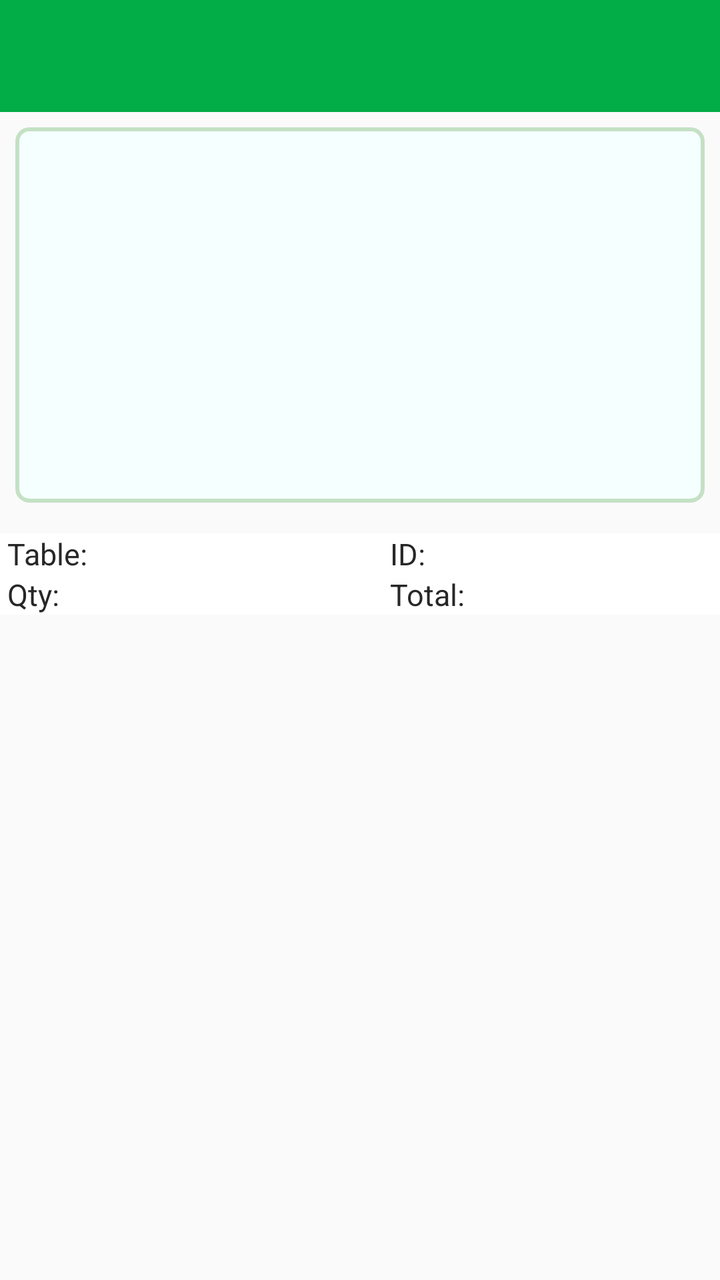
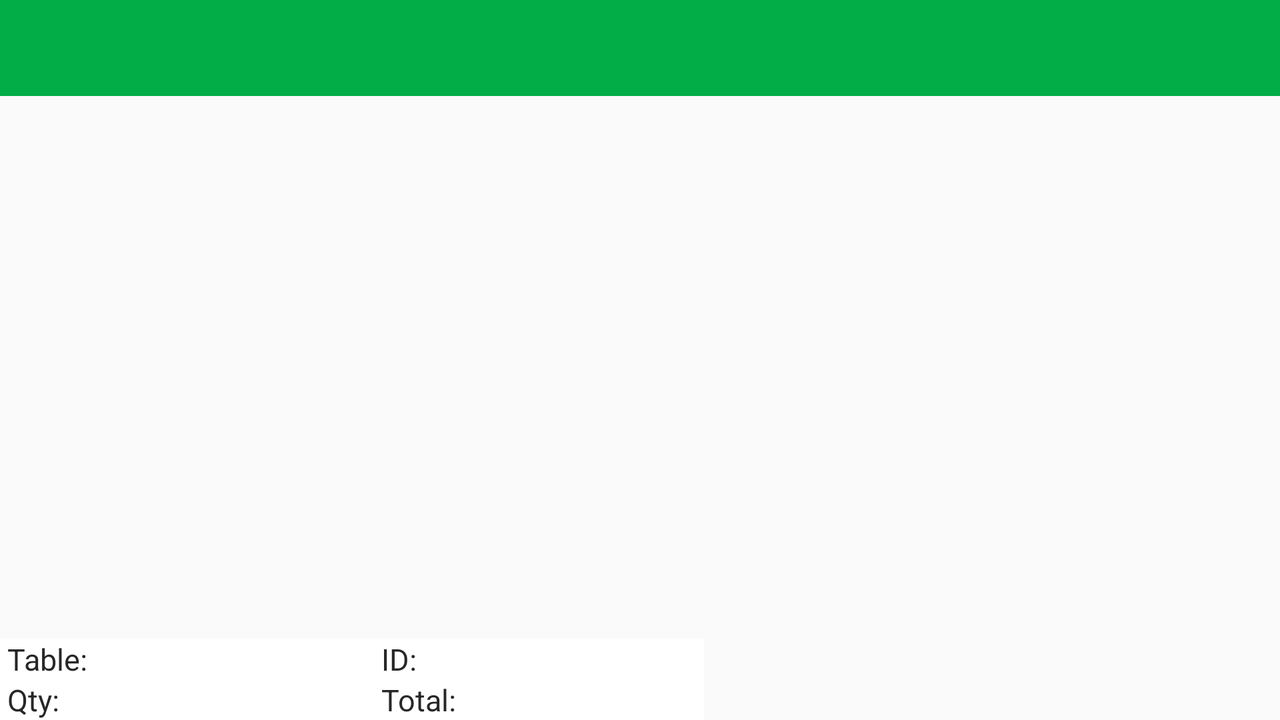

Two renders of one Android screen. The first uses the default layout on a phone; the second uses the alternative layout the repository ships for a different screen configuration, on a matching device. The two XML files are below.
<!-- AndroidManifest.xml: application theme AppTheme -->
<!-- res/layout/activity_order.xml -->
<?xml version="1.0" encoding="utf-8"?>
<android.support.v4.widget.DrawerLayout xmlns:android="http://schemas.android.com/apk/res/android"
    xmlns:tools="http://schemas.android.com/tools"
    xmlns:app="http://schemas.android.com/apk/res-auto"
    android:id="@+id/drawer_layout_management"
    android:layout_width="match_parent"
    android:layout_height="match_parent"
    android:fitsSystemWindows="true"
    tools:openDrawer="start">

    <LinearLayout android:id="@+id/linear_order"
        android:layout_width="match_parent"
        android:layout_height="match_parent"
        android:orientation="vertical">

        <ProgressBar
            android:id="@+id/order_progress"
            android:layout_gravity="center"
            android:visibility="gone"
            android:layout_width="wrap_content"
            android:layout_height="wrap_content"
            style="?android:attr/progressBarStyle" />

        <LinearLayout
            android:id="@+id/order_form"
            android:orientation="vertical"
            android:layout_width="match_parent"
            android:layout_height="match_parent">

            <android.support.v7.widget.Toolbar
                android:id="@+id/tool_title_management"
                android:layout_width="match_parent"
                android:layout_height="?attr/actionBarSize"
                android:background="@color/green"
                android:theme="@style/AppTheme.AppBarOverlay"
                app:popupTheme="@style/AppTheme.PopupOverlay" />

            <android.support.v7.widget.RecyclerView
                android:id="@+id/recycler_order"
                android:background="@drawable/bg_item_order"
                android:paddingTop="@dimen/dp10"
                android:paddingBottom="@dimen/dp10"
                android:layout_margin="@dimen/dp10"
                android:layout_width="match_parent"
                android:layout_height="@dimen/dp250" />

            <android.support.design.widget.CoordinatorLayout
                android:id="@+id/main_content"
                android:fitsSystemWindows="true"
                android:layout_width="match_parent"
                android:layout_height="match_parent">

                <android.support.design.widget.AppBarLayout
                    android:id="@+id/appbar_order"
                    android:paddingTop="@dimen/dp10"
                    android:elevation="@dimen/dp60"
                    android:background="@null"
                    android:layout_width="match_parent"
                    android:layout_height="wrap_content"
                    android:fitsSystemWindows="true"
                    android:theme="@style/AppTheme.AppBarOverlay"
                    tools:targetApi="lollipop">

                    <android.support.design.widget.CollapsingToolbarLayout
                        android:layout_width="match_parent"
                        android:layout_height="match_parent"
                        android:fitsSystemWindows="true"
                        app:contentScrim="@null"
                        app:layout_scrollFlags="scroll|exitUntilCollapsed">

                        <LinearLayout
                            android:background="@color/white"
                            android:orientation="vertical"
                            android:fitsSystemWindows="true"
                            android:layout_width="match_parent"
                            android:layout_height="match_parent">

                            <LinearLayout
                                android:weightSum="12"
                                android:paddingStart="@dimen/dp5"
                                android:paddingEnd="@dimen/dp5"
                                android:orientation="horizontal"
                                android:layout_width="match_parent"
                                android:layout_height="wrap_content">

                                <TextView
                                    android:text="@string/msg_table"
                                    android:textSize="@dimen/sp20"
                                    android:layout_weight="2.5"
                                    android:textColor="#282727"
                                    android:gravity="center_vertical|start"
                                    android:layout_width="0dp"
                                    android:layout_height="match_parent" />

                                <TextView
                                    android:id="@+id/text_table_name"
                                    android:textSize="@dimen/sp20"
                                    android:textColor="@color/colorAccent"
                                    android:layout_marginStart="@dimen/dp10"
                                    android:layout_marginEnd="@dimen/dp6"
                                    android:gravity="center_vertical|start"
                                    android:layout_weight="4"
                                    android:layout_width="0dp"
                                    android:layout_height="match_parent" />

                                <TextView
                                    android:text="@string/msg_id"
                                    android:textSize="@dimen/sp20"
                                    android:textColor="#282727"
                                    android:layout_weight="2"
                                    android:gravity="center_vertical|start"
                                    android:layout_width="0dp"
                                    android:layout_height="match_parent" />

                                <TextView
                                    android:id="@+id/text_order_id"
                                    android:textSize="@dimen/sp20"
                                    android:textColor="@color/colorAccent"
                                    android:layout_marginStart="@dimen/dp10"
                                    android:layout_marginEnd="@dimen/dp2"
                                    android:gravity="center_vertical|start"
                                    android:layout_weight="4"
                                    android:layout_width="0dp"
                                    android:layout_height="match_parent"  />
                            </LinearLayout>
                            <LinearLayout
                                android:weightSum="12"
                                android:paddingStart="@dimen/dp5"
                                android:paddingEnd="@dimen/dp5"
                                android:orientation="horizontal"
                                android:layout_width="match_parent"
                                android:layout_height="wrap_content">

                                <TextView
                                    android:text="@string/msg_qty"
                                    android:textSize="@dimen/sp20"
                                    android:textColor="#282727"
                                    android:gravity="center_vertical|start"
                                    android:layout_weight="2.5"
                                    android:layout_width="0dp"
                                    android:layout_height="match_parent" />

                                <TextView
                                    android:id="@+id/text_qty"
                                    android:textSize="@dimen/sp20"
                                    android:textColor="@color/colorAccent"
                                    android:layout_marginStart="@dimen/dp10"
                                    android:gravity="center_vertical|start"
                                    android:layout_marginEnd="@dimen/dp6"
                                    android:layout_weight="4"
                                    android:layout_width="0dp"
                                    android:layout_height="match_parent" />

                                <TextView
                                    android:text="@string/msg_total"
                                    android:textSize="@dimen/sp20"
                                    android:textColor="#282727"
                                    android:layout_weight="2"
                                    android:gravity="center_vertical|start"
                                    android:layout_width="0dp"
                                    android:layout_height="match_parent" />

                                <TextView
                                    android:id="@+id/text_total"
                                    android:textSize="@dimen/sp20"
                                    android:textColor="@color/colorAccent"
                                    android:layout_marginStart="@dimen/dp10"
                                    android:layout_marginEnd="@dimen/dp2"
                                    android:gravity="center_vertical|start"
                                    android:layout_weight="4"
                                    android:layout_width="0dp"
                                    android:layout_height="match_parent" />
                            </LinearLayout>

                            <Button android:id="@+id/btn_payment"
                                android:textSize="@dimen/sp22"
                                android:textStyle="bold|italic"
                                android:text="@string/action_payment"
                                android:background="@color/transparent"
                                android:textColor="#6e005e"
                                android:visibility="gone"
                                android:layout_gravity="center_horizontal"
                                android:layout_width="match_parent"
                                android:layout_height="wrap_content" />

                        </LinearLayout>

                    </android.support.design.widget.CollapsingToolbarLayout>
                </android.support.design.widget.AppBarLayout>

                <LinearLayout
                    android:weightSum="10"
                    android:padding="@dimen/dp10"
                    android:orientation="horizontal"
                    android:layout_width="match_parent"
                    android:layout_height="match_parent"
                    app:layout_behavior="@string/appbar_scrolling_view_behavior">

                    <android.support.v7.widget.RecyclerView
                        android:id="@+id/recycler_food"
                        android:padding="@dimen/dp10"
                        android:layout_weight="8"
                        android:layout_width="0dp"
                        android:layout_height="match_parent" />

                    <android.support.v7.widget.RecyclerView
                        android:id="@+id/recycler_food_kind"
                        android:padding="@dimen/dp10"
                        android:layout_weight="2"
                        android:layout_width="0dp"
                        android:layout_height="match_parent" />
                </LinearLayout>
            </android.support.design.widget.CoordinatorLayout>
        </LinearLayout>

    </LinearLayout>
</android.support.v4.widget.DrawerLayout>
<!-- resources referenced by this layout -->
<resources>
  <color name="colorAccent">#FF4081</color>
  <color name="green">#02ac46</color>
  <color name="transparent">#00ffffff</color>
  <color name="white">#fff</color>
  <!-- from res/values-sw360dp/ -->
  <dimen name="dp10">7.5dp</dimen>
  <!-- from res/values-sw360dp/ -->
  <dimen name="dp2">1.5dp</dimen>
  <!-- from res/values-sw360dp/ -->
  <dimen name="dp250">187.5dp</dimen>
  <!-- from res/values-sw360dp/ -->
  <dimen name="dp5">3.75dp</dimen>
  <!-- from res/values-sw360dp/ -->
  <dimen name="dp6">4.5dp</dimen>
  <!-- from res/values-sw360dp/ -->
  <dimen name="dp60">45.0dp</dimen>
  <!-- from res/values-sw360dp/ -->
  <dimen name="sp20">15.0sp</dimen>
  <!-- from res/values-sw360dp/ -->
  <dimen name="sp22">16.5sp</dimen>
  <!-- drawable bg_item_order (drawable) -->
  <?xml version="1.0" encoding="utf-8"?>
  <shape xmlns:android="http://schemas.android.com/apk/res/android"
      android:shape="rectangle">
      <solid android:color="#f6f6ffff" />
      <corners android:radius="@dimen/dp8" />
      <stroke android:color="#c4e1c4" android:width="2dip" />
  </shape>
  <string name="action_payment">Payment</string>
  <string name="msg_id" translatable="false">ID:</string>
  <string name="msg_qty">Qty:</string>
  <string name="msg_table">Table:</string>
  <string name="msg_total">Total:</string>
  <style name="AppTheme.AppBarOverlay" parent="ThemeOverlay.AppCompat.Dark.ActionBar" />
  <style name="AppTheme.PopupOverlay" parent="ThemeOverlay.AppCompat.Light" />
  <style name="AppTheme" parent="Theme.AppCompat.Light.NoActionBar">
          
          <item name="colorPrimary">@color/colorPrimary</item>
          <item name="colorPrimaryDark">@color/colorPrimaryDark</item>
          <item name="colorAccent">@color/colorAccent</item>
          
          <item name="android:textColorHint">@color/black</item>
      </style>
  <!-- from res/values-sw360dp/ -->
  <dimen name="dp8">6.0dp</dimen>
  <color name="colorPrimary">#3F51B5</color>
  <color name="colorPrimaryDark">#303F9F</color>
  <color name="black">#3d3b3b</color>
</resources>
<!-- res/layout-land/activity_order.xml (the repository's variant of the layout above) -->
<!-- drawn on the phone turned sideways -->
<?xml version="1.0" encoding="utf-8"?>
<android.support.v4.widget.DrawerLayout xmlns:android="http://schemas.android.com/apk/res/android"
    xmlns:tools="http://schemas.android.com/tools"
    xmlns:app="http://schemas.android.com/apk/res-auto"
    android:id="@+id/drawer_layout_management"
    android:layout_width="match_parent"
    android:layout_height="match_parent"
    android:fitsSystemWindows="true"
    tools:openDrawer="start">

    <LinearLayout android:id="@+id/linear_order"
        android:layout_width="match_parent"
        android:layout_height="match_parent"
        android:orientation="vertical" >

        <ProgressBar
            android:id="@+id/order_progress"
            android:layout_gravity="center"
            android:visibility="gone"
            android:layout_width="wrap_content"
            android:layout_height="wrap_content"
            style="?android:attr/progressBarStyle" />

        <LinearLayout
            android:id="@+id/order_form"
            android:orientation="vertical"
            android:layout_width="match_parent"
            android:layout_height="match_parent">

            <android.support.v7.widget.Toolbar
                android:id="@+id/tool_title_management"
                android:layout_width="match_parent"
                android:layout_height="?attr/actionBarSize"
                android:background="@color/green"
                android:theme="@style/AppTheme.AppBarOverlay"
                app:popupTheme="@style/AppTheme.PopupOverlay" />

            <LinearLayout
                android:orientation="horizontal"
                android:weightSum="10"
                android:layout_width="match_parent"
                android:layout_height="match_parent"
                android:baselineAligned="false">

                <RelativeLayout
                    android:layout_weight="5.5"
                    android:layout_width="0dp"
                    android:layout_height="match_parent">

                    <LinearLayout
                        android:layout_above="@id/linear_payment"
                        android:layout_alignParentTop="true"
                        android:layout_width="match_parent"
                        android:layout_height="match_parent">

                        <android.support.v7.widget.RecyclerView
                            android:id="@+id/recycler_order"
                            android:background="@drawable/bg_item_order"
                            android:layout_margin="@dimen/dp10"
                            android:layout_width="match_parent"
                            android:layout_height="wrap_content" />
                    </LinearLayout>

                    <LinearLayout
                        android:id="@+id/linear_payment"
                        android:orientation="vertical"
                        android:background="@color/white"
                        android:layout_alignParentBottom="true"
                        android:layout_width="match_parent"
                        android:layout_height="wrap_content">

                        <LinearLayout
                            android:weightSum="12"
                            android:paddingStart="@dimen/dp5"
                            android:paddingEnd="@dimen/dp5"
                            android:orientation="horizontal"
                            android:layout_width="match_parent"
                            android:layout_height="wrap_content">

                            <TextView
                                android:text="@string/msg_table"
                                android:textSize="@dimen/sp20"
                                android:layout_weight="2.5"
                                android:textColor="#282727"
                                android:gravity="center_vertical|start"
                                android:layout_width="0dp"
                                android:layout_height="match_parent" />

                            <TextView
                                android:id="@+id/text_table_name"
                                android:textSize="@dimen/sp20"
                                android:textColor="@color/colorAccent"
                                android:layout_marginStart="@dimen/dp10"
                                android:layout_marginEnd="@dimen/dp6"
                                android:gravity="center_vertical|start"
                                android:layout_weight="4"
                                android:layout_width="0dp"
                                android:layout_height="match_parent" />

                            <TextView
                                android:text="@string/msg_id"
                                android:textSize="@dimen/sp20"
                                android:textColor="#282727"
                                android:layout_weight="2"
                                android:gravity="center_vertical|start"
                                android:layout_width="0dp"
                                android:layout_height="match_parent" />

                            <TextView
                                android:id="@+id/text_order_id"
                                android:textSize="@dimen/sp20"
                                android:textColor="@color/colorAccent"
                                android:layout_marginStart="@dimen/dp10"
                                android:layout_marginEnd="@dimen/dp2"
                                android:gravity="center_vertical|start"
                                android:layout_weight="4"
                                android:layout_width="0dp"
                                android:layout_height="match_parent"  />
                        </LinearLayout>
                        <LinearLayout
                            android:weightSum="12"
                            android:paddingStart="@dimen/dp5"
                            android:paddingEnd="@dimen/dp5"
                            android:orientation="horizontal"
                            android:layout_width="match_parent"
                            android:layout_height="wrap_content">

                            <TextView
                                android:text="@string/msg_qty"
                                android:textSize="@dimen/sp20"
                                android:textColor="#282727"
                                android:gravity="center_vertical|start"
                                android:layout_weight="2.5"
                                android:layout_width="0dp"
                                android:layout_height="match_parent" />

                            <TextView
                                android:id="@+id/text_qty"
                                android:textSize="@dimen/sp20"
                                android:textColor="@color/colorAccent"
                                android:layout_marginStart="@dimen/dp10"
                                android:gravity="center_vertical|start"
                                android:layout_marginEnd="@dimen/dp6"
                                android:layout_weight="4"
                                android:layout_width="0dp"
                                android:layout_height="match_parent" />

                            <TextView
                                android:text="@string/msg_total"
                                android:textSize="@dimen/sp20"
                                android:textColor="#282727"
                                android:layout_weight="2"
                                android:gravity="center_vertical|start"
                                android:layout_width="0dp"
                                android:layout_height="match_parent" />

                            <TextView
                                android:id="@+id/text_total"
                                android:textSize="@dimen/sp20"
                                android:textColor="@color/colorAccent"
                                android:layout_marginStart="@dimen/dp10"
                                android:layout_marginEnd="@dimen/dp2"
                                android:gravity="center_vertical|start"
                                android:layout_weight="4"
                                android:layout_width="0dp"
                                android:layout_height="match_parent" />
                        </LinearLayout>

                        <Button
                            android:id="@+id/btn_payment"
                            android:textSize="@dimen/sp22"
                            android:textStyle="bold|italic"
                            android:text="@string/action_payment"
                            android:textColor="#6e005e"
                            android:visibility="gone"
                            android:background="@color/transparent"
                            android:layout_gravity="center_horizontal"
                            android:layout_width="match_parent"
                            android:layout_height="wrap_content" />
                    </LinearLayout>
                </RelativeLayout>

                <android.support.design.widget.CoordinatorLayout
                    android:id="@+id/main_content"
                    android:layout_weight="4.5"
                    android:layout_width="0dp"
                    android:fitsSystemWindows="true"
                    android:layout_height="match_parent">

                    <android.support.design.widget.AppBarLayout
                        android:id="@+id/appbar_order"
                        android:fitsSystemWindows="true"
                        android:layout_width="match_parent"
                        android:layout_height="?attr/actionBarSize"
                        android:background="@null"
                        android:theme="@style/AppTheme.AppBarOverlay">

                        <android.support.design.widget.CollapsingToolbarLayout
                            android:layout_width="match_parent"
                            android:layout_height="match_parent"
                            android:fitsSystemWindows="true"
                            app:contentScrim="@null"
                            app:layout_scrollFlags="scroll|exitUntilCollapsed">

                            <android.support.v7.widget.RecyclerView
                                android:id="@+id/recycler_food_kind"
                                android:padding="@dimen/dp10"
                                android:fitsSystemWindows="true"
                                android:layout_width="match_parent"
                                android:layout_height="match_parent" />
                        </android.support.design.widget.CollapsingToolbarLayout>
                    </android.support.design.widget.AppBarLayout>

                    <android.support.v7.widget.RecyclerView
                        android:id="@+id/recycler_food"
                        android:padding="@dimen/dp10"
                        android:layout_width="match_parent"
                        android:layout_height="match_parent"
                        app:layout_behavior="@string/appbar_scrolling_view_behavior"/>
                </android.support.design.widget.CoordinatorLayout>
            </LinearLayout>
        </LinearLayout>
    </LinearLayout>
</android.support.v4.widget.DrawerLayout>
<!-- resources referenced by the variant -->
<!-- as the phone turned sideways resolves them -->
<resources>
  <color name="colorAccent">#FF4081</color>
  <color name="green">#02ac46</color>
  <color name="transparent">#00ffffff</color>
  <color name="white">#fff</color>
  <!-- from res/values-sw360dp/ -->
  <dimen name="dp10">7.5dp</dimen>
  <!-- from res/values-sw360dp/ -->
  <dimen name="dp2">1.5dp</dimen>
  <!-- from res/values-sw360dp/ -->
  <dimen name="dp5">3.75dp</dimen>
  <!-- from res/values-sw360dp/ -->
  <dimen name="dp6">4.5dp</dimen>
  <!-- from res/values-sw360dp/ -->
  <dimen name="sp20">15.0sp</dimen>
  <!-- from res/values-sw360dp/ -->
  <dimen name="sp22">16.5sp</dimen>
  <!-- drawable bg_item_order (drawable) -->
  <?xml version="1.0" encoding="utf-8"?>
  <shape xmlns:android="http://schemas.android.com/apk/res/android"
      android:shape="rectangle">
      <solid android:color="#f6f6ffff" />
      <corners android:radius="@dimen/dp8" />
      <stroke android:color="#c4e1c4" android:width="2dip" />
  </shape>
  <string name="action_payment">Payment</string>
  <string name="msg_id" translatable="false">ID:</string>
  <string name="msg_qty">Qty:</string>
  <string name="msg_table">Table:</string>
  <string name="msg_total">Total:</string>
  <style name="AppTheme.AppBarOverlay" parent="ThemeOverlay.AppCompat.Dark.ActionBar" />
  <style name="AppTheme.PopupOverlay" parent="ThemeOverlay.AppCompat.Light" />
  <style name="AppTheme" parent="Theme.AppCompat.Light.NoActionBar">
          
          <item name="colorPrimary">@color/colorPrimary</item>
          <item name="colorPrimaryDark">@color/colorPrimaryDark</item>
          <item name="colorAccent">@color/colorAccent</item>
          
          <item name="android:textColorHint">@color/black</item>
      </style>
  <!-- from res/values-sw360dp/ -->
  <dimen name="dp8">6.0dp</dimen>
  <color name="colorPrimary">#3F51B5</color>
  <color name="colorPrimaryDark">#303F9F</color>
  <color name="black">#3d3b3b</color>
</resources>
